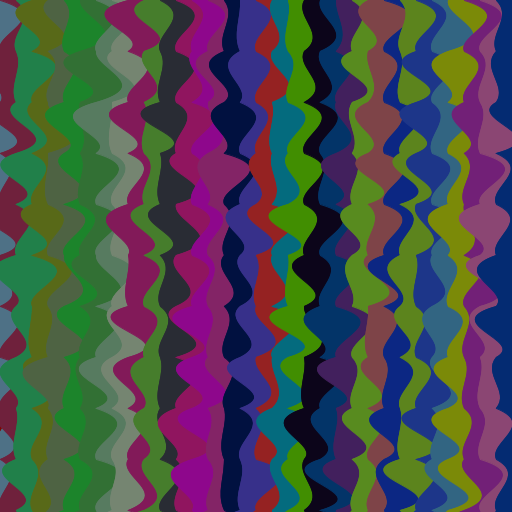
Frame 1 (no input)
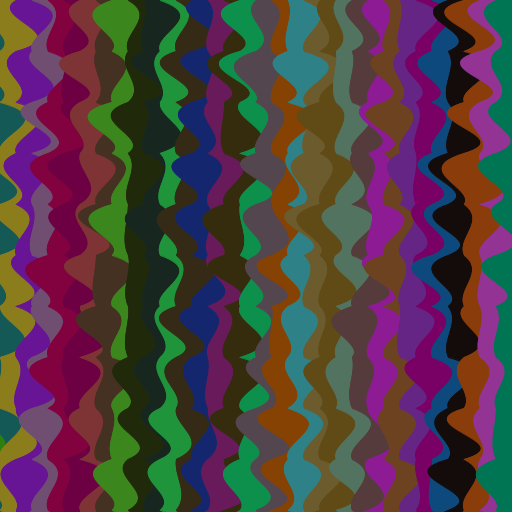
Frame 2 (the mouse pressed at the canvas centre, redrawn once)

The Processing sketch that drew these frames (run headless with seeded random() and noise(); the mouse was pressed at the canvas centre and the sketch redrawn once):

// Processing sketch: Painting
// ── Painting.pde
void setup() {
    background(255);
    size(512, 512);
}

void draw() {
    for(int i = -48; i < width; i+=16){
        color c = color(random(0, 150), random(0, 150), random(0, 150));
        float nextJ = 0;
        stroke(c);
        fill(c);
        beginShape();
        vertex(i, 0);
        for(int j = 0; j < height; j=floor(nextJ)){
            nextJ += height / 10;
            float rnd = random(i - 64, i + 64);
            float rnd2 = i > rnd ? random(i + 8, i + 64) : random(i - 8, i - 64);
            bezierVertex(rnd, j + ((nextJ - j) / 3), rnd2, j + ((nextJ - j) * 2 / 3), i, nextJ);
        }
        vertex(width, height);
        vertex(width, 0);
        endShape();
    }
    noLoop();
}
